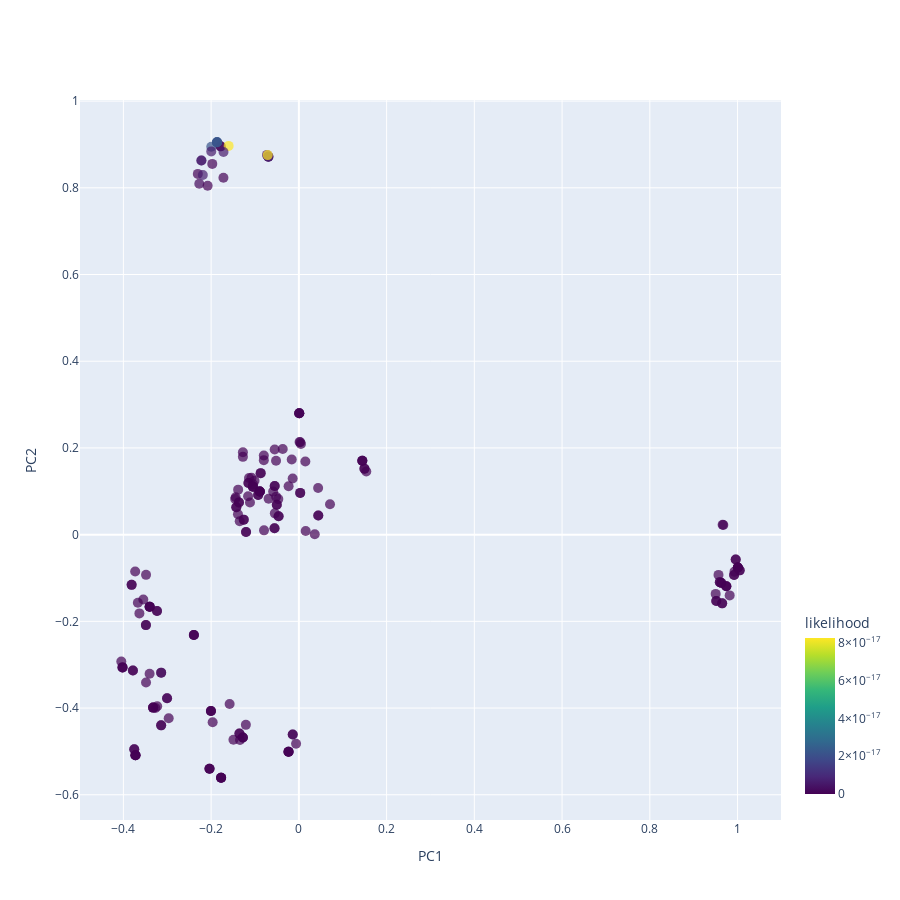

The code cell stored with this chart in its notebook:
### Code cell
figwl= [go.Scatter(
    mode='markers',
    x=feats[:,0],
    y=feats[:,1],
    #z=background[:,2],
    marker= {
    'color':probs,
    'colorbar': go.scatter.marker.ColorBar(
        title= 'likelihood',
        yanchor="top", y=0.3,
        lenmode="pixels", len=200,
    ),
    'colorscale':'Viridis',
    'line': {'width': 0},
    'size': 10,
    'symbol': 'circle',
  "opacity": .7
  }
)]

layout= go.Layout(
    xaxis= dict(title= 'PC1'),
    yaxis= dict(title= 'PC2'),
    height= 900,
    width= 900
)

Figure_wl= go.Figure(data= figwl, layout= layout)

iplot(Figure_wl)

### Figure 1 — Plotly figure (JSON) as saved in the notebook; plotly's stock layout.template omitted (floating-point values rounded to 4 significant figures; data arrays with more than 128 entries replaced by an {"elided": "..."} marker saying what was removed)
{"data": [{"marker": {"color": {"elided": "200 float values"}, "colorbar": {"len": 200, "lenmode": "pixels", "title": {"text": "likelihood"}, "y": 0.3, "yanchor": "top"}, "colorscale": [[0, "#440154"], [0.1111, "#482878"], [0.2222, "#3e4989"], [0.3333, "#31688e"], [0.4444, "#26828e"], [0.5556, "#1f9e89"], [0.6667, "#35b779"], [0.7778, "#6ece58"], [0.8889, "#b5de2b"], [1, "#fde725"]], "line": {"width": 0}, "opacity": 0.7, "size": 10, "symbol": "circle"}, "mode": "markers", "type": "scatter", "x": {"elided": "200 float values"}, "y": {"elided": "200 float values"}}], "layout": {"height": 900, "width": 900, "xaxis": {"title": {"text": "PC1"}}, "yaxis": {"title": {"text": "PC2"}}}}
